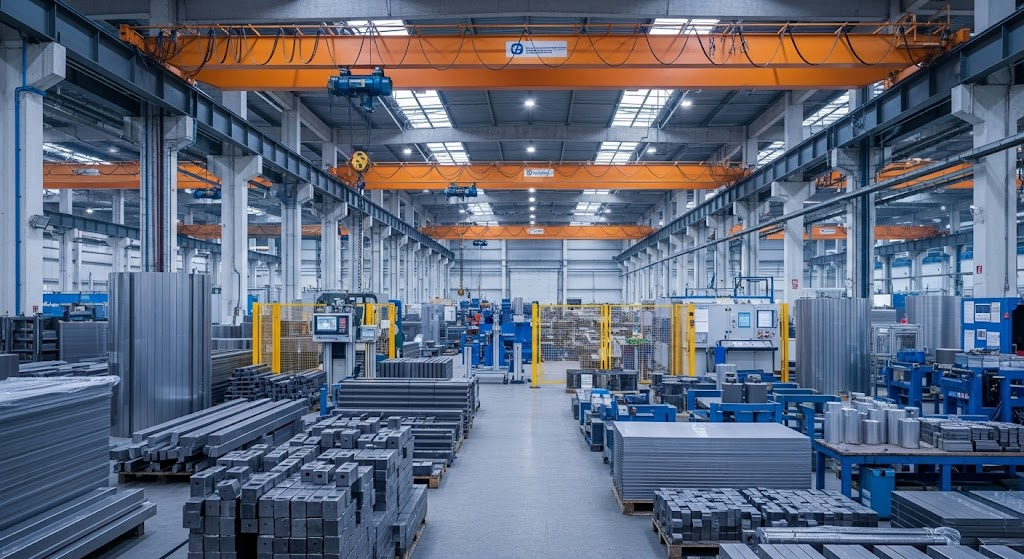
#> input picture media/sliders/WhatsApp_Image_2025-06-12_at_4.57.02_PM.jpeg, 1024 x 559 px
$ python -i image_utils.py   (imports and definitions only)
#> lines starting #> are read from the running program, lines starting #| are printed output that depends on the picture
import io
import os
import logging
from PIL import Image, ImageOps
from django.conf import settings
from django.core.files.base import ContentFile

logger = logging.getLogger(__name__)

IMAGE_MAX_DIMENSION = getattr(settings, 'IMAGE_MAX_DIMENSION', 1200)
IMAGE_QUALITY = getattr(settings, 'IMAGE_QUALITY', 85)
THUMBNAIL_SIZE = getattr(settings, 'IMAGE_THUMBNAIL_SIZE', (300, 300))
MEDIUM_SIZE = getattr(settings, 'IMAGE_MEDIUM_SIZE', (600, 600))


def _open_and_prepare(source):
    """
    Open image from a file path (str) or Django ImageField/File.
    Returns a PIL Image in RGB mode with EXIF rotation applied, or None.
    """
    try:
        if isinstance(source, str):
            img = Image.open(source)
        else:
            source.open('rb')
            img = Image.open(source)
    except Exception as e:
        logger.warning("Could not open image: %s — %s", source, e)
        return None

    img = ImageOps.exif_transpose(img)

    if img.mode in ('RGBA', 'P'):
        background = Image.new('RGB', img.size, (255, 255, 255))
        if img.mode == 'P':
            img = img.convert('RGBA')
        background.paste(img, mask=img.split()[3])
        img = background
    elif img.mode != 'RGB':
        img = img.convert('RGB')

    return img


def optimize_image(source, max_dimension=None, quality=None):
    """
    Optimize an image: resize if larger than max_dimension, compress with given quality.
    Preserves aspect ratio. Never upscales small images.
    source: file path (str) or Django ImageField.
    Returns (ContentFile, filename) or None.
    """
    max_dimension = max_dimension or IMAGE_MAX_DIMENSION
    quality = quality or IMAGE_QUALITY

    img = _open_and_prepare(source)
    if img is None:
        return None

    original_size = img.size
    if max(original_size) > max_dimension:
        img.thumbnail((max_dimension, max_dimension), Image.LANCZOS)

    buffer = io.BytesIO()
    img.save(buffer, format='JPEG', quality=quality, optimize=True)
    buffer.seek(0)

    if isinstance(source, str):
        name = os.path.splitext(os.path.basename(source))[0]
    else:
        name = os.path.splitext(os.path.basename(source.name))[0]
    filename = f"{name}.jpg"

    return ContentFile(buffer.getvalue()), filename


def generate_variant(source, size, suffix, quality=None):
    """
    Generate a resized variant (thumbnail or medium) from source.
    source: file path (str) or Django ImageField.
    Returns (ContentFile, filename) or None.
    """
    quality = quality or IMAGE_QUALITY

    img = _open_and_prepare(source)
    if img is None:
        return None

    img.thumbnail(size, Image.LANCZOS)

    buffer = io.BytesIO()
    img.save(buffer, format='JPEG', quality=quality, optimize=True)
    buffer.seek(0)

    if isinstance(source, str):
        name = os.path.splitext(os.path.basename(source))[0]
    else:
        name = os.path.splitext(os.path.basename(source.name))[0]
    filename = f"{name}_{suffix}.jpg"

    return ContentFile(buffer.getvalue()), filename


def generate_thumbnail(source, size=None, quality=None):
    return generate_variant(source, size or THUMBNAIL_SIZE, 'thumb', quality)


def generate_medium(source, size=None, quality=None):
    return generate_variant(source, size or MEDIUM_SIZE, 'medium', quality)


def get_image_size_kb(file_path):
    try:
        return os.path.getsize(file_path) / 1024
    except OSError:
        return 0

>>> import cv2
>>> picture = cv2.imread('../media/sliders/WhatsApp_Image_2025-06-12_at_4.57.02_PM.jpeg', cv2.IMREAD_GRAYSCALE)
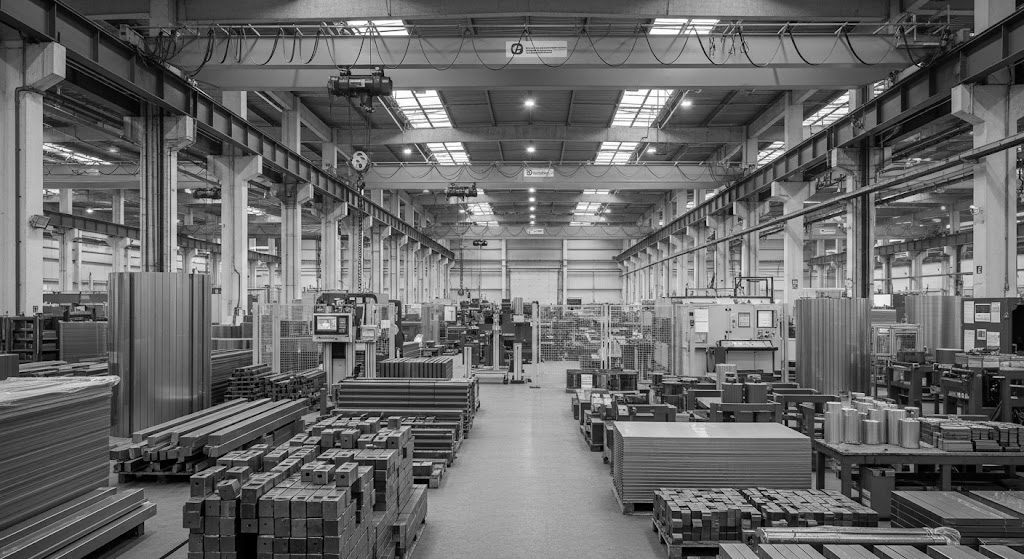
#> picture: shape (559, 1024); min 0, max 255, mean 103.6
>>> result = optimize_image(picture)

$ run again, on media/sliders/h1.jpeg
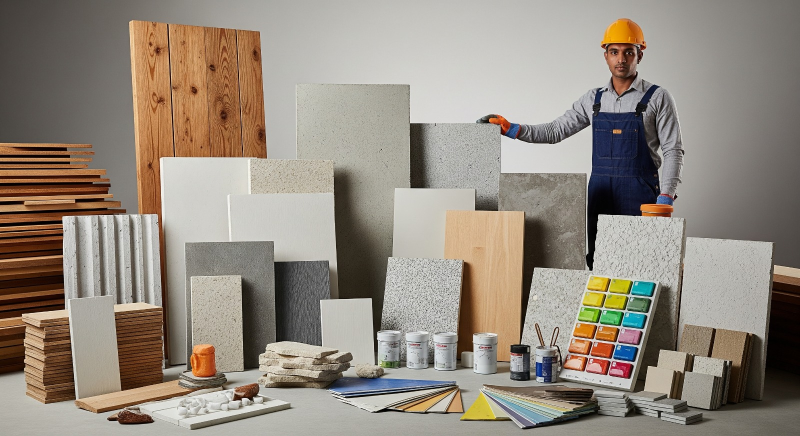
#> input picture media/sliders/h1.jpeg, 1600 x 872 px (shown at 1/2 size)
#> `picture = cv2.imread('../media/sliders/WhatsApp_Image_2025-06-12_at_4...`:
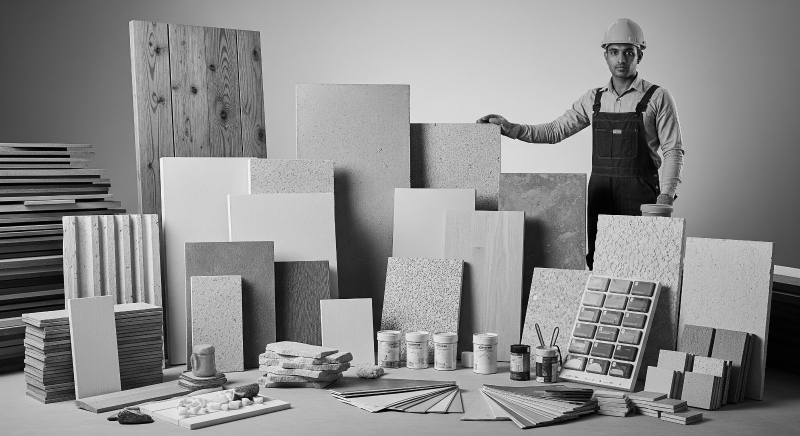
#> picture: shape (872, 1600) (shown at 1/2 size); min 0, max 255, mean 139.7
